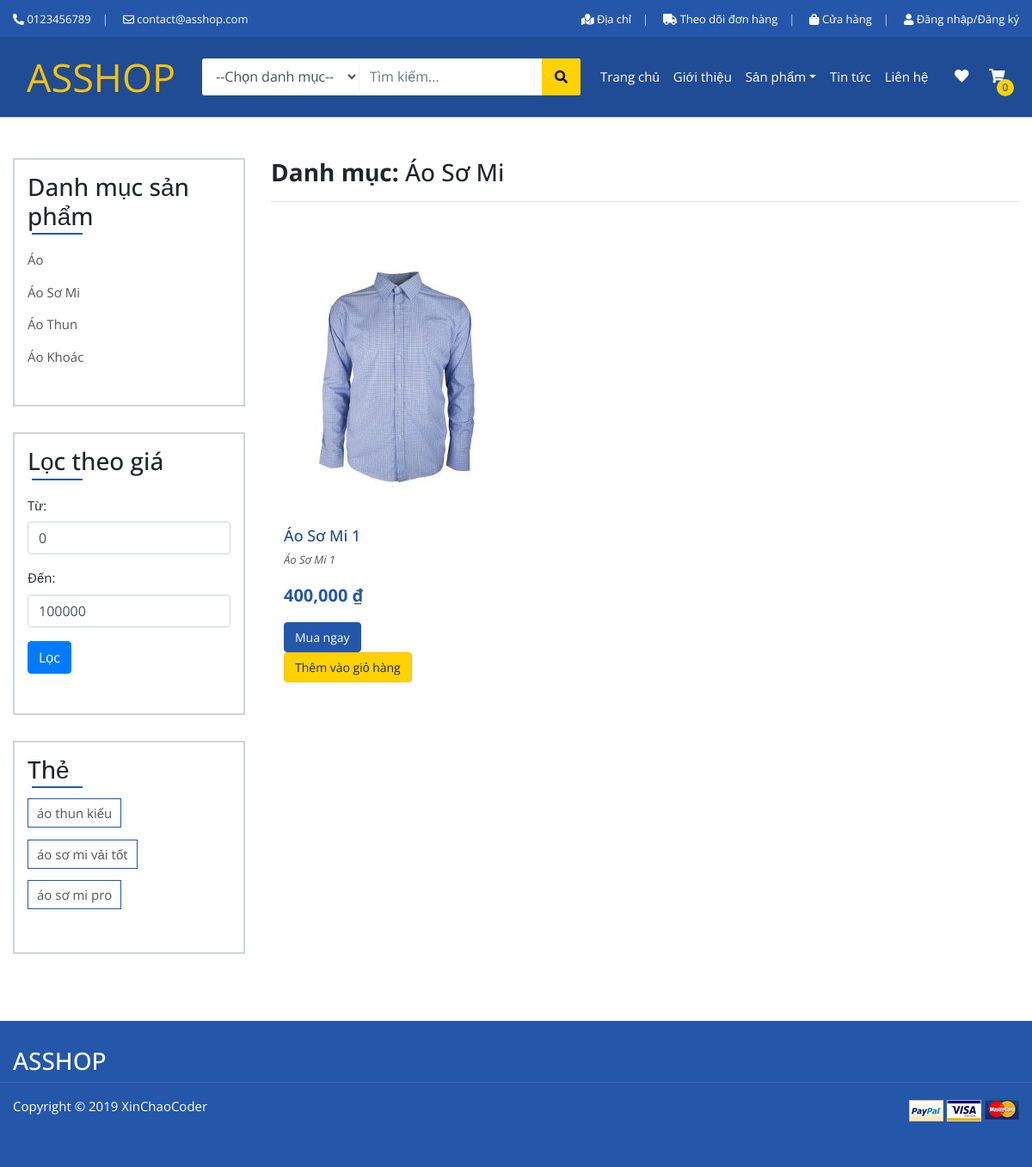
The app's page /DanhMuc/Index/ao-so-mi/2 with its own data.
### tables this page shows
CREATE TABLE `category` (
  `category_id` int(11) NOT NULL,
  `cate_name` varchar(255) DEFAULT NULL,
  `description` text DEFAULT NULL,
  `image` varchar(255) DEFAULT NULL
);

CREATE TABLE `tags` (
  `tag_id` int(11) NOT NULL,
  `product_id` int(11) DEFAULT NULL,
  `tag_name` varchar(255) DEFAULT NULL
);

CREATE TABLE `product_with_cate` (
  `productwithcateid` int(11) NOT NULL,
  `product_id` int(11) DEFAULT NULL,
  `category_id` int(11) DEFAULT NULL
);

CREATE TABLE `products` (
  `product_id` int(11) NOT NULL,
  `name` varchar(255) DEFAULT NULL,
  `description` text DEFAULT NULL,
  `short_desc` text DEFAULT NULL,
  `price` float DEFAULT 0,
  `new_price` float DEFAULT 0,
  `brand` varchar(255) DEFAULT NULL,
  `model` varchar(255) DEFAULT NULL,
  `image` varchar(255) DEFAULT NULL,
  `type` int(11) DEFAULT NULL,
  `created_at` date DEFAULT NULL,
  `status` bit(1) DEFAULT b'1'
);

### mvc/core/Controller.php (called while the page is built, shortened)
<?php
    class Controller {
        public function view($view, $data=[]) {
            require_once "./mvc/views/".$view.".php";
        }
    }
?>

### mvc/controllers/DanhMucController.php (called while the page is built)
<?php
    class DanhMucController extends Controller {
        public function Index($cate_name = null, $cate_id = null) {
            $modelProduct = $this->model("Products");
            $modelCategory = $this->model("Category");
            $modelTag = $this->model("Tags");
            $this->view("v_danh_muc", [
                "products"=>$modelProduct->get_All_Product_By_CateId($cate_id),
                "category"=>$modelCategory->get_All_Category(),
                "singleCate"=>$modelCategory->getSingleCateById($cate_id),
                "tags"=>$modelTag->get_All_Tags(),
            ]);
        }
    }
?>

### mvc/core/App.php (called while the page is built, shortened)
<?php
    class App {
        protected $controller="Home";
        protected $action="Index";
        public function __construct()
        {
            $arr = $this->UrlProcess();
            if(file_exists("./mvc/controllers/".$arr[0]."Controller.php")) {
                $this->controller = $arr[0];
                unset($arr[0]);
            }
            require_once("./mvc/controllers/".$this->controller."Controller.php");
            $this->controller = new $resultController;
            if(isset($arr[1])) {
                if(method_exists($this->controller,$arr[1])) {
                    $this->action = $arr[1];
                }
                unset($arr[1]);
            }
            $this->params = $arr?array_values($arr):[];
            call_user_func_array([$this->controller, $this->action], $this->params);
        }
        function UrlProcess(){
            if(isset($_GET["url"])) {
                return explode("/", filter_var(trim($_GET["url"],"/")));
            }
        }
    }
?>

### home.php (called while the page is built, shortened)
<?php
    $app = new App();
?>

### mvc/models/Category.php (called while the page is built, shortened)
<?php
    class Category extends DBConnection{
        public function get_All_Category() {
            try {
                $con = $this->GetDB();
                $query = "SELECT * FROM category";
                $stmt = $con->prepare($query);
                $stmt->execute();
                $result = $stmt->fetchAll();
                return $result;
            } catch(PDOException $e) {
                return array();
            }
        }
    }
?>

### mvc/models/Tags.php (called while the page is built, shortened)
<?php
    class Tags extends DBConnection{
        public function get_All_Tags() {
            try {
                $con = $this->GetDB();
                $query = "SELECT * FROM tags";
                $stmt = $con->prepare($query);
                $stmt->execute();
                $result = $stmt->fetchAll();
                return $result;
            } catch(PDOException $e) {
                return array();
            }
        }
    }
?>

### mvc/models/Products.php (called while the page is built, shortened)
<?php
    class Products extends DBConnection {
        public function get_All_Product_By_CateId($cate_id) {
            try {
                $con = $this->GetDB();
                $query = "SELECT DISTINCT * FROM product_with_cate pwc, products p
                        WHERE pwc.product_id = p.product_id
                        AND pwc.category_id =:cateid GROUP BY p.name ORDER BY p.created_at";
                $stmt = $con->prepare($query);
                $stmt->bindParam(":cateid", $cate_id);
                $stmt->execute();
                $result = $stmt->fetchAll();
                return $result;
            } catch(PDOException $e) {
                return array();
            }
        }
    }
?>

### mvc/views/shared/v_sidebar_archive.php (the view)
<div class="widget widget-product-categories">
    <div class="widget-title">
        <h3>Danh mục sản phẩm</h3>
    </div>
    <div class="widget-content">
        <ul>
            <?php
                $row = $data["category"];
                foreach($row as $item) {
                    $permalink = Common::template_directory()."/DanhMuc/Index/".Common::generateSlug($item["cate_name"])."/".$item["category_id"]."";
            ?>
                <li><a href="<?php echo $permalink; ?>"><?php echo $item["cate_name"]; ?></a></li>
            <?php } ?>
        </ul>
    </div>
</div>
<div class="widget widget-product-categories">
    <div class="widget-title">
        <h3>Lọc theo giá</h3>
    </div>
    <div class="widget-content">
        <form action="<?php echo Common::template_directory(); ?>/Filter/Index" method="get" id="filter-price-form">
            <div class="form-group">
                <label for="txtPriceFrom">Từ:</label>
                <input type="number" class="form-control" id="txtPriceFrom" name="txtPriceFrom" value="<?php echo !empty($data["pricefrom"])? $data["pricefrom"]:"0"; ?>" min="0" class="form-control" />
            </div>
            <div class="form-group">
                <label for="txtPriceTo">Đến:</label>
                <input type="number" class="form-control" name="txtPriceTo" id="txtPriceTo" value="<?php echo !empty($data["priceto"])? $data["priceto"]:"100000"; ?>" min="100000" class="form-control" />
            </div>
            <div class="form-group">
                <button type="submit" class="btn-filter-price btn btn-primary">Lọc</button>
            </div>
        </form>
    </div>
</div>
<div class="widget widget-product-tags">
    <div class="widget-title">
        <h3>Thẻ</h3>
    </div>
    <div class="widget-content">
        <ul>
            <?php
                $row = $data["tags"];
                foreach($row as $item) {
                    $permalink = Common::template_directory()."/Tag/Index/".Common::generateSlug($item["tag_name"])."/".$item["tag_id"]."";
            ?>
                <li><a href="<?php echo $permalink; ?>"><?php echo $item["tag_name"]; ?></a></li>
            <?php } ?>
        </ul>
    </div>
</div>

### mvc/views/v_danh_muc.php (shortened to what this page needs)
<?php
    include_once("shared/v_header.php");
?>
<section id="archive-product" class="pt-5 pb-5">
    <div class="container">
        <div class="row">
            <div class="sidebar col-md-3">
                <?php
                    include_once("./mvc/views/shared/v_sidebar_archive.php");
                ?>
            </div>
            <div class="content col-md-9">
                <?php
                    $result = $data["singleCate"];
                ?>
                <h3><strong>Danh mục:</strong> <?php echo $result["cate_name"]; ?></h3>
                <hr>
                <div class="row">
                    <?php
                        $row = $data["products"];
                        foreach($row as $item) {
                            $permalink = Common::template_directory()."/SanPham/".Common::generateSlug($item["name"])."/".$item["product_id"]."";
                    ?>
                    <div class="clothes-item col-md-4">
                        <div class="clothes-item-inner">
                            <div class="clothes-item-head">
                                <a href="<?php Common::checkEmptyStr($permalink); ?>">
                                    <img src="<?php echo Common::template_directory(); ?>/assets/images/products/<?php echo $item["image"]; ?>"/>
                                </a>
                            </div>
                            <div class="clothes-item-body">
                                <h3>
                                    <a href="<?php Common::checkEmptyStr($permalink); ?>">
                                    </a>
                                </h3>
                                <p><?php Common::checkEmptyStr($item["description"]) ?></p>
                                <div class="price">
                                    <span class="<?php echo Common::checkEmptyBoolean($item["new_price"])? "old-price": "primary-price" ?>">
                                        <span>₫</span>
                                    </span>
                                </div>
                                <div class="btn-control mt-3">
                                <span><a href="<?php echo Common::template_directory(); ?>/GioHang" class="btn-buy-now btn btn-primary" data-id="<?php Common::checkEmptyStr($item["product_id"]); ?>">Mua ngay</a></span>
                                    <span><a href="javascript:;" class="btn-add-to-cart btn btn-warning" data-id="<?php Common::checkEmptyStr($item["product_id"]); ?>">Thêm vào giỏ hàng</a></span>
                                </div>
                            </div>
                        </div>
                    </div>
                    <?php } ?>
                </div>
            </div>
        </div>
    </div>
</section>
<?php
    include_once("shared/v_footer.php");
?>

### mvc/models/Common.php (shortened to what this page needs)
<?php
    class Common {
        public static function checkEmptyStr($data) {
            if(empty($data) || $data == null)
                echo "";
            echo $data;
        }
        public static function checkEmptyBoolean($data) {
            if(empty($data) || $data == null)
                return false;
            return true;
        }
        public static function generateSlug($str)
        {
            $charMap = array(
                "a" => "á|à|ả|ã|ạ|ă|ắ|ặ|ằ|ẳ|ẵ|â|ấ|ầ|ẩ|ẫ|ậ",
                "d" => "đ",
                "e" => "é|è|ẻ|ẽ|ẹ|ê|ế|ề|ể|ễ|ệ",
                "i" => "í|ì|ỉ|ĩ|ị",
                "o" => "ó|ò|ỏ|õ|ọ|ô|ố|ồ|ổ|ỗ|ộ|ơ|ớ|ờ|ở|ỡ|ợ",
                "u" => "ú|ù|ủ|ũ|ụ|ư|ứ|ừ|ử|ữ|ự",
                "y" => "ý|ỳ|ỷ|ỹ|ỵ",
                "A" => "Á|À|Ả|Ã|Ạ|Ă|Ắ|Ặ|Ằ|Ẳ|Ẵ|Â|Ấ|Ầ|Ẩ|Ẫ|Ậ",
                "D" => "Đ",
                "E" => "É|È|Ẻ|Ẽ|Ẹ|Ê|Ế|Ề|Ể|Ễ|Ệ",
                "I" => "Í|Ì|Ỉ|Ĩ|Ị",
                "O" => "Ó|Ò|Ỏ|Õ|Ọ|Ô|Ố|Ồ|Ổ|Ỗ|Ộ|Ơ|Ớ|Ờ|Ở|Ỡ|Ợ",
                "U" => "Ú|Ù|Ủ|Ũ|Ụ|Ư|Ứ|Ừ|Ử|Ữ|Ự",
                "Y" => "Ý|Ỳ|Ỷ|Ỹ|Ỵ",
            );
            foreach($charMap as $replace => $search){
                $str = preg_replace("/($search)/i", $replace, $str);
            }
            return str_replace(" ", "-", strtolower($str));
        }
        public static function template_directory() {
            if(isset($_SERVER['HTTPS']) && $_SERVER['HTTPS'] === 'on')
                $link = "https";
            else
                $link = "http";
            $link .= "://";
            $link .= $_SERVER['HTTP_HOST'];
            $link .= rtrim(dirname($_SERVER['PHP_SELF']), '/\\');
            return $link;
        }
    }
?>

### records on screen
category: cate_name "Áo"
category: cate_name "Áo Sơ Mi"
category: cate_name "Áo Thun"
category: cate_name "Áo Khoác"
tags: tag_name "áo thun kiểu"
tags: tag_name "áo sơ mi vải tốt"
tags: tag_name "áo sơ mi pro"
product_with_cate: product.image (picture), product.name "Áo Sơ Mi 1 Áo Sơ Mi 1 400,000"
